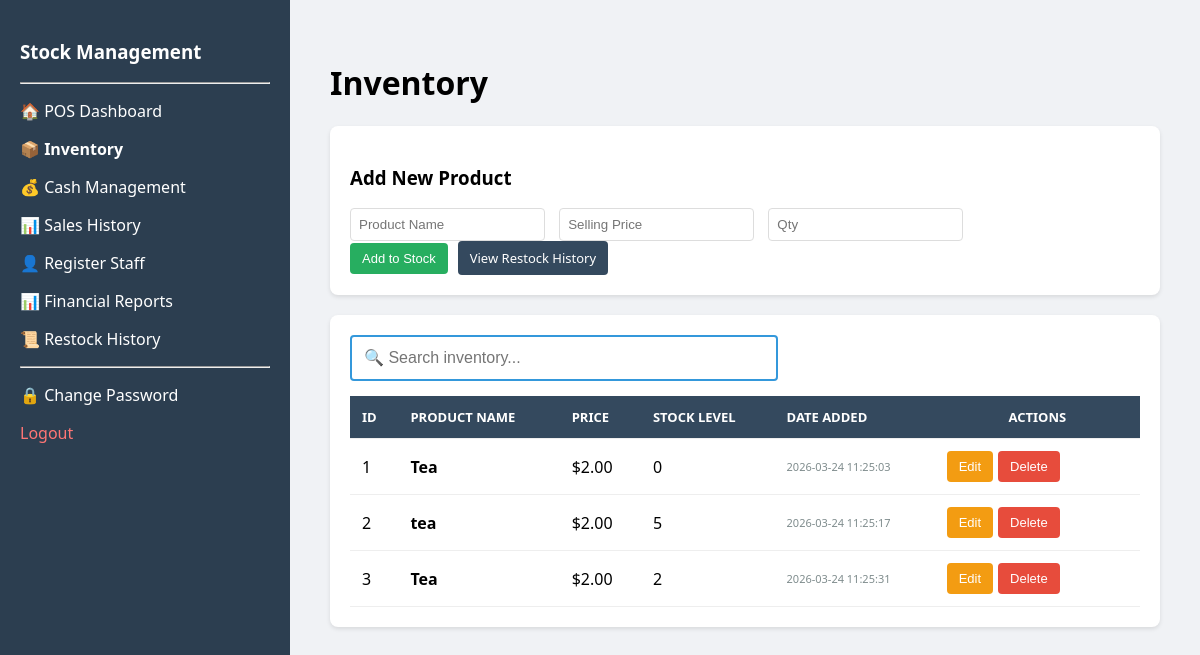
Before: /inventory (signed in) with the older database file.
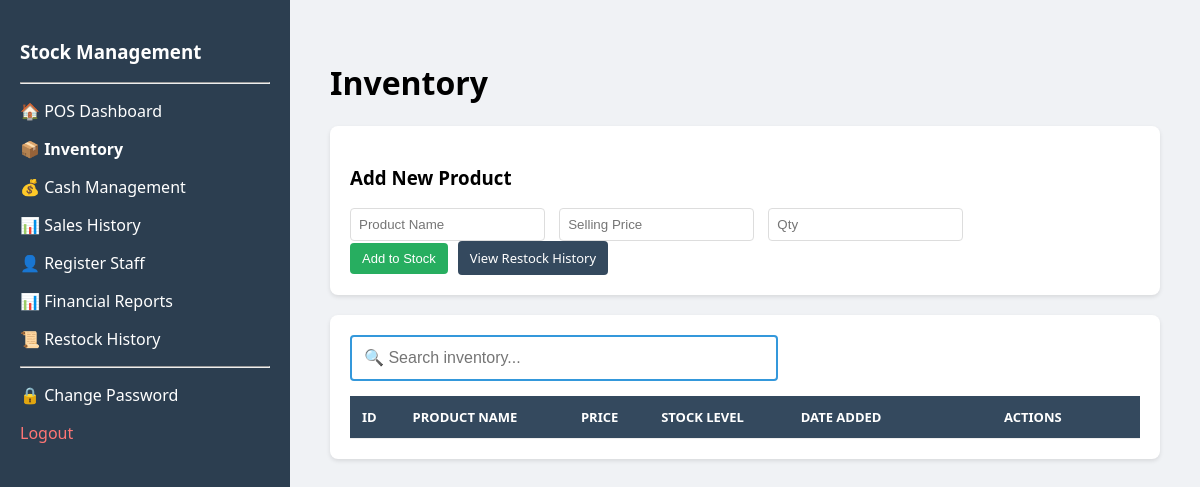
After: the same page with the newer database file.
### tables this page shows
CREATE TABLE products (
            id INTEGER PRIMARY KEY AUTOINCREMENT, 
            name TEXT NOT NULL,
            category TEXT DEFAULT 'General', 
            sell_price REAL NOT NULL, 
            quantity INTEGER NOT NULL CHECK(quantity >= 0),
            is_active INTEGER DEFAULT 1,
            min_stock_level INTEGER DEFAULT 5,
            date_added DATETIME DEFAULT (strftime('%Y-%m-%d %H:%M:%S', 'now')));

### app.py (the view)
@app.route("/inventory")
@login_required
def inventory():
    db = get_db()
    products = db.execute("SELECT *, (quantity <= min_stock_level) as is_low FROM products").fetchall()
    total_val = sum(p['sell_price'] * p['quantity'] for p in products)
    return render_template("inventory.html", products=products, total_value=total_val)

### app.py (called while the page is built)
def get_db():
    if 'db' not in g:
        g.db = sqlite3.connect(DATABASE)
        g.db.row_factory = sqlite3.Row
        g.db.execute("PRAGMA foreign_keys = ON")
    return g.db

@app.teardown_appcontext
def close_connection(exception):
    db = g.pop('db', None)
    if db is not None:
        db.close()

def login_required(f):
    @wraps(f)
    def decorated_function(*args, **kwargs):
        if 'user' not in session:
            return redirect(url_for('login'))
        return f(*args, **kwargs)
    return decorated_function

### templates/inventory.html (shortened to what this page needs)
<!DOCTYPE html>
<html>
<head>
</head>
<body>
    <div class="sidebar">
        <h3>Stock Management</h3>
        <hr>
        <a href="/dashboard" style="color:white; text-decoration: none;"><p>🏠 POS Dashboard</p></a>
        <p><strong>📦 Inventory</strong></p>
        {% if session['role'] == 'Admin' %}
            <a href="/cash" style="color:white; text-decoration: none;"><p>💰 Cash Management</p></a>
            <a href="/sales" style="color:white; text-decoration: none;"><p>📊 Sales History</p></a>
            <a href="/register" style="color:white; text-decoration: none;"><p>👤 Register Staff</p></a>
            <a href="/reports" style="color:white; text-decoration: none;"><p>📊 Financial Reports</p></a>
            <a href="/restock_history" style="color:white; text-decoration: none;"><p>📜 Restock History</p></a>
        {% endif %}
        <hr>
        <a href="/change_password" style="color:white; text-decoration: none;"><p>🔒 Change Password</p></a>
        <a href="/logout" style="color:#ff7675; text-decoration: none;">Logout</a>
    </div>
    <div class="main">
        <h1> Inventory</h1>
        {% if session['role'] == 'Admin' %}
        <div class="card">
            <h3>Add New Product</h3>
            <form action="/add_product" method="POST">
                <input type="text" name="name" placeholder="Product Name" required>
                <input type="number" step="0.01" name="price" placeholder="Selling Price" required>
                <input type="number" name="quantity" placeholder="Qty" required>
                <div style="display: flex; gap: 10px; align-items: center;">
                    <button type="submit" class="btn bg-green">Add to Stock</button>
                    <a href="/restock_history" class="btn" style="background: #34495e;">View Restock History</a>
                </div>
            </form>
        </div>
        {% endif %}
        <div class="card">
            <div class="search-container">
                <input type="text" id="inventorySearch" class="search-input" placeholder="🔍 Search inventory...">
            </div>
            <table id="inventoryTable">
                <thead>
                    <tr>
                        <th>ID</th>
                        <th>Product Name</th>
                        <th>Price</th>
                        <th>Stock Level</th>
                        <th>Date Added</th>
                        {% if session['role'] == 'Admin' %}<th>Actions</th>{% endif %}
                    </tr>
                </thead>
                <tbody>
                    {% for product in products %}
                    <tr class="product-row">
                        <td>{{ product.id }}</td>
                        <td class="product-name"><strong>{{ product.name }}</strong></td>
                        <td>${{ "{:.2f}".format(product.sell_price) }}</td>
                        <td>{{ product.quantity }}</td>
                        <td class="timestamp">{{ product.date_added }}</td>
                        {% if session['role'] == 'Admin' %}
                        <td>
                             <div style="display: flex; gap: 5px;">
                                <button class="btn bg-orange" onclick="editProduct('{{ product.id }}', '{{ product.name }}', '{{ product.sell_price }}', '{{ product.quantity }}')">Edit</button>
                                <form action="/delete_product/{{ product.id }}" method="POST" onsubmit="return confirm('Are you sure you want to delete this product? This cannot be undone.');">
                                   <button type="submit" class="btn" style="background: #e74c3c;">Delete</button>
                                </form>
                            </div>
                        </td>
                        {% endif %}
                    </tr>
                    {% endfor %}
                </tbody>
            </table>
        </div>
    </div>
</body>
</html>

### templates/inventory.html (style rules this page uses)
body { font-family: 'Segoe UI', sans-serif; margin: 0; display: flex; height: 100vh; background: #f0f2f5; }
.sidebar { width: 250px; background: #2c3e50; color: white; padding: 20px; }
.main { flex: 1; padding: 40px; overflow-y: auto; }
.card { background: white; padding: 20px; border-radius: 8px; box-shadow: 0 2px 4px rgba(0,0,0,0.1); margin-bottom: 20px; }
table { width: 100%; border-collapse: collapse; background: white; }
th, td { padding: 12px; border-bottom: 1px solid #eee; text-align: left; }
th { background: #34495e; color: white; font-size: 13px; text-transform: uppercase; }
.btn { padding: 8px 12px; border: none; border-radius: 4px; color: white; cursor: pointer; text-decoration: none; display: inline-block; font-size: 13px; }
.bg-green { background: #27ae60; }
input { padding: 8px; margin-right: 10px; border: 1px solid #ddd; border-radius: 4px; }
.search-container { margin-bottom: 15px; display: flex; align-items: center; }
.search-input { width: 100%; max-width: 400px; padding: 12px; border: 2px solid #3498db; outline: none; font-size: 16px; }
th:last-child, td:last-child { min-width: 140px; text-align: center; }

Changed rows visible on the page:
removed products: id "1", name "Tea", sell_price "2.00", quantity "0", date_added "2026-03-24 11:25:03"
removed products: id "2", name "tea", sell_price "2.00", quantity "5", date_added "2026-03-24 11:25:17"
removed products: id "3", name "Tea", sell_price "2.00", quantity "2", date_added "2026-03-24 11:25:31"
